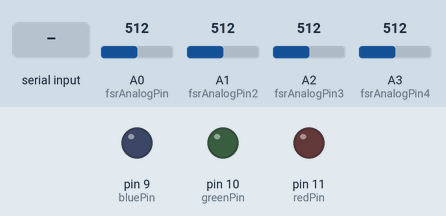
A sketch run on a simulated Arduino Uno, built with avr-gcc and run on an emulated ATmega328P. Shown: output pins drawn as LEDs (lit = HIGH). The inputs (shaded band) are chosen by the test bench; at power-on: A0 (fsrAnalogPin) = 512, A1 (fsrAnalogPin2) = 512, A2 (fsrAnalogPin3) = 512, A3 (fsrAnalogPin4) = 512. What the sketch prints to the serial monitor is not drawn.

Above: at 1.2 s.
1.3 s: "RED\n" received over Serial
At 3.2 s:
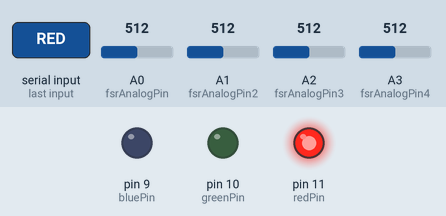
3.5 s: "BLUE\n" received over Serial
At 4.8 s:
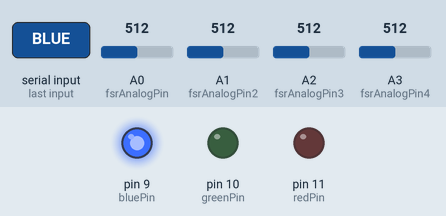
5.5 s: "GREEN\n" received over Serial
At 6.3 s:
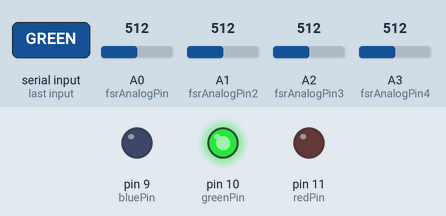
Timing chart, 0 to 8.5 s (numbered marks = the images above; inputs shaded):
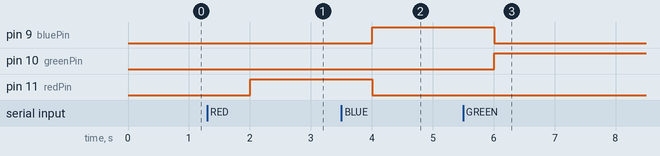

The sketch:

arduino_mix.ino
```cpp
int fsrAnalogPin = 0; // FSR is connected to analog 0
int fsrReading;      // the analog reading from the FSR resistor divider

int fsrAnalogPin2 = 1; // FSR is connected to analog 0
int fsrReading2;      // the analog reading from the FSR resistor divider

int fsrAnalogPin3 = 2; // FSR is connected to analog 0
int fsrReading3;      // the analog reading from the FSR resistor divider

int fsrAnalogPin4 = 3; // FSR is connected to analog 0
int fsrReading4;      // the analog reading from the FSR resistor divider

int redPin = 11;
int greenPin = 10;
int bluePin = 9;

String input;
const int first = 150;
const int second = 250;

void setup(void) {
  // We'll send debugging information via the Serial monitor
  Serial.begin(9600);
}

void loop(void) {
  // ZONE 1
  fsrReading = analogRead(fsrAnalogPin);
  if (fsrReading > first && fsrReading < second) {
    Serial.print(1);
    Serial.print(1);
  } else if (fsrReading > second) {
    Serial.print(1);
    Serial.print(2);
  }

  // ZONE 2
  fsrReading2 = analogRead(fsrAnalogPin2);
  if (fsrReading2 > first && fsrReading2 < second) {
    Serial.print(2);
    Serial.print(1);
  } else if (fsrReading2 > second) {
    Serial.print(2);
    Serial.print(2);
  }

  // ZONE 3
  fsrReading3 = analogRead(fsrAnalogPin3);
  if (fsrReading3 > first && fsrReading3 < second) {
    Serial.print(3);
    Serial.print(1);
  } else if (fsrReading3 > second) {
    Serial.print(3);
    Serial.print(2);
  }

  // ZONE 4
  fsrReading4 = analogRead(fsrAnalogPin4);
  if (fsrReading4 > first && fsrReading4 < second) {
    Serial.print(4);
    Serial.print(1);
  } else if (fsrReading4 > second) {
    Serial.print(4);
    Serial.print(2);
  }

  if (Serial.available() > 0) {
      input = Serial.readStringUntil('\n');
      if (input == "RED") {
        setColor(255, 0, 0);
      } else if (input == "BLUE") {
        setColor(0, 0, 255);
      } else if (input == "GREEN") {
        setColor(0, 255, 0);
      }
  }
  delay(1000);
}

void setColor(int red, int green, int blue) {
  analogWrite(redPin, red);
  analogWrite(greenPin, green);
  analogWrite(bluePin, blue);
}
```

Measured:
- after the input at 1.3 s, pin 11 (redPin): LOW → HIGH after 0.70 s
- after the input at 3.5 s, pin 9 (bluePin): LOW → HIGH after 0.51 s; pin 11 (redPin): HIGH → LOW after 0.51 s
- after the input at 5.5 s, pin 9 (bluePin): HIGH → LOW after 0.51 s; pin 10 (greenPin): LOW → HIGH after 0.51 s
